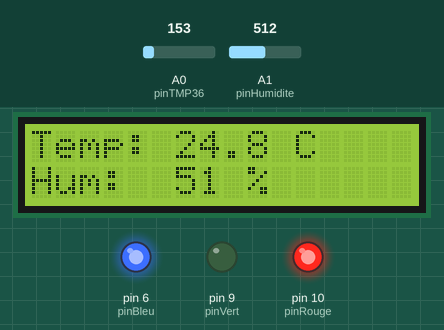
Simulated run of this sketch. Board: Arduino Uno, built with avr-gcc and run on an emulated ATmega328P. Shown: 16×2 character LCD, output pins drawn as LEDs (lit = HIGH). The inputs (shaded band) are chosen by the test bench; at power-on: A0 (pinTMP36) = 153, A1 (pinHumidite) = 512.

Above: at 1.2 s.
1.3 s: A0 (pinTMP36) set to 169
At 3.2 s:
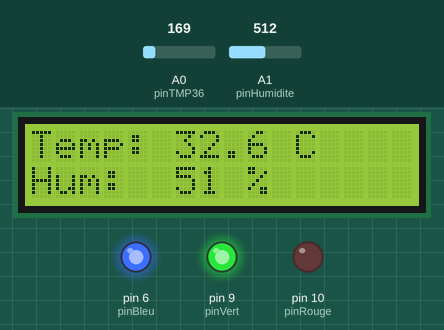
3.5 s: A0 (pinTMP36) set to 133
At 5.1 s:
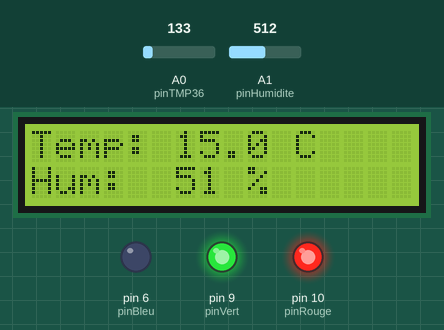
5.5 s: A1 (pinHumidite) set to 716
At 7.0 s:
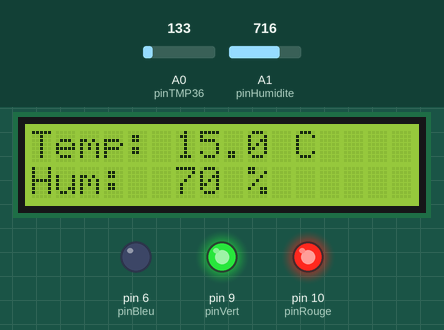
7.5 s: A1 (pinHumidite) set to 900
At 8.9 s:
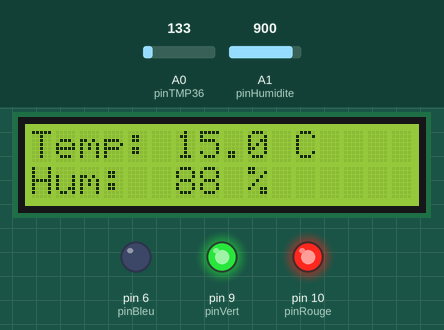
9.6 s: A0 (pinTMP36) set to 114
At 10.7 s:
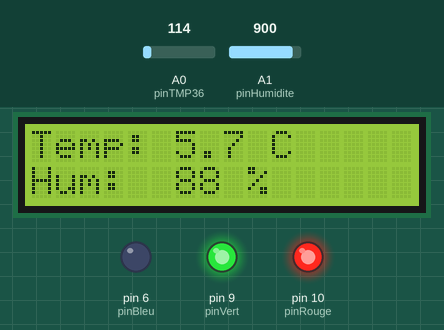
11.6 s: A1 (pinHumidite) set to 1023
At 12.6 s:
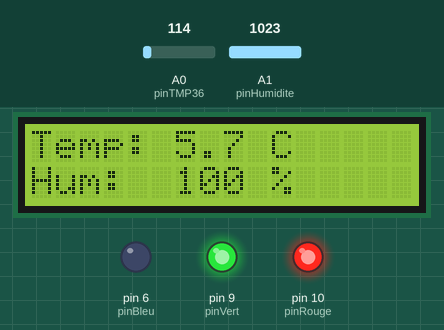
Timing chart, 0 to 14.6 s (numbered marks = the images above; inputs shaded):
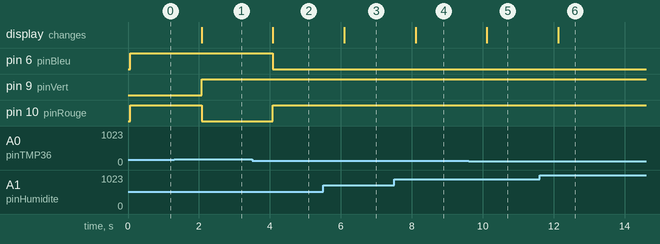

The sketch:

meteo_tinkercad.ino
```cpp
#include <LiquidCrystal.h>

LiquidCrystal lcd_1(12, 11, 5, 4, 3, 2);

const int pinTMP36 = A0;
const int pinHumidite = A1;

// LED RGB
const int pinRouge = 10;
const int pinVert = 9;
const int pinBleu = 6;

void setup() {
  lcd_1.begin(16, 2);
  pinMode(pinRouge, OUTPUT);
  pinMode(pinVert, OUTPUT);
  pinMode(pinBleu, OUTPUT);
}

void setColor(int r, int g, int b) {
  analogWrite(pinRouge, 255 - r);
  analogWrite(pinVert, 255 - g);
  analogWrite(pinBleu, 255 - b);
}

void loop() {
  int valTMP = analogRead(pinTMP36);
  float tension = valTMP * (5.0 / 1023.0);
  float temperature = (tension - 0.5) * 100.0;

  int humiditeBrute = analogRead(pinHumidite);
  int humiditePourcent = map(humiditeBrute, 1023, 0, 100, 0);

  // LED RGB selon température
  if (temperature < 18) {
    setColor(0, 0, 255);     // Bleu
  } else if (temperature < 25) {
    setColor(0, 255, 0);     // Vert
  } else {
    setColor(255, 0, 0);     // Rouge
  }

  // Affichage propre
  lcd_1.setCursor(0, 0);
  lcd_1.print("Temp: ");
  lcd_1.print(temperature, 1);
  lcd_1.print(" C   ");  // efface les anciens caractères

  lcd_1.setCursor(0, 1);
  lcd_1.print("Hum:  ");
  lcd_1.print(humiditePourcent);
  lcd_1.print(" %   "); // idem ici

  delay(1000);
}
```

Measured:
- the behaviour switches between 153 and 154 on A0 (pinTMP36) (found by bisection; images 0 and 1)
- after the input at 1.3 s, pin 9 (pinVert): LOW → HIGH after 0.77 s; pin 10 (pinRouge): HIGH → LOW after 0.77 s; the display: changes after 0.78 s (image 1)
- after the input at 3.5 s, pin 6 (pinBleu): HIGH → LOW after 0.58 s; pin 10 (pinRouge): LOW → HIGH after 0.58 s; the display: changes after 0.59 s (image 2)
- after the input at 5.5 s, the display: changes after 0.59 s (image 3)
- after the input at 7.5 s, the display: changes after 0.60 s (image 4)
- after the input at 9.6 s, the display: changes after 0.51 s (image 5)
- after the input at 11.6 s, the display: changes after 0.52 s (image 6)
